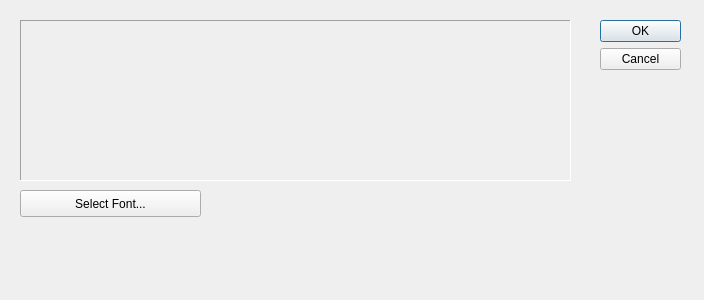
<?xml version="1.0" encoding="UTF-8"?>
<ui version="4.0">
 <class>fonteditor</class>
 <widget class="QDialog" name="fonteditor">
  <property name="geometry">
   <rect>
    <x>0</x>
    <y>0</y>
    <width>704</width>
    <height>300</height>
   </rect>
  </property>
  <property name="windowTitle">
   <string>Dialog</string>
  </property>
  <widget class="QDialogButtonBox" name="buttonBox">
   <property name="geometry">
    <rect>
     <x>600</x>
     <y>20</y>
     <width>81</width>
     <height>241</height>
    </rect>
   </property>
   <property name="orientation">
    <enum>Qt::Vertical</enum>
   </property>
   <property name="standardButtons">
    <set>QDialogButtonBox::Cancel|QDialogButtonBox::Ok</set>
   </property>
  </widget>
  <widget class="QLabel" name="label">
   <property name="geometry">
    <rect>
     <x>20</x>
     <y>20</y>
     <width>551</width>
     <height>161</height>
    </rect>
   </property>
   <property name="frameShape">
    <enum>QFrame::Panel</enum>
   </property>
   <property name="frameShadow">
    <enum>QFrame::Sunken</enum>
   </property>
   <property name="text">
    <string/>
   </property>
  </widget>
  <widget class="QLabel" name="label_2">
   <property name="geometry">
    <rect>
     <x>300</x>
     <y>190</y>
     <width>271</width>
     <height>16</height>
    </rect>
   </property>
   <property name="frameShape">
    <enum>QFrame::NoFrame</enum>
   </property>
   <property name="frameShadow">
    <enum>QFrame::Plain</enum>
   </property>
   <property name="text">
    <string/>
   </property>
   <property name="alignment">
    <set>Qt::AlignRight|Qt::AlignTrailing|Qt::AlignVCenter</set>
   </property>
  </widget>
  <widget class="QPushButton" name="pushButton">
   <property name="geometry">
    <rect>
     <x>20</x>
     <y>190</y>
     <width>181</width>
     <height>27</height>
    </rect>
   </property>
   <property name="text">
    <string>Select Font...</string>
   </property>
  </widget>
 </widget>
 <resources/>
 <connections>
  <connection>
   <sender>buttonBox</sender>
   <signal>accepted()</signal>
   <receiver>fonteditor</receiver>
   <slot>accept()</slot>
   <hints>
    <hint type="sourcelabel">
     <x>600</x>
     <y>254</y>
    </hint>
    <hint type="destinationlabel">
     <x>157</x>
     <y>274</y>
    </hint>
   </hints>
  </connection>
  <connection>
   <sender>buttonBox</sender>
   <signal>rejected()</signal>
   <receiver>fonteditor</receiver>
   <slot>reject()</slot>
   <hints>
    <hint type="sourcelabel">
     <x>626</x>
     <y>260</y>
    </hint>
    <hint type="destinationlabel">
     <x>286</x>
     <y>274</y>
    </hint>
   </hints>
  </connection>
 </connections>
</ui>
